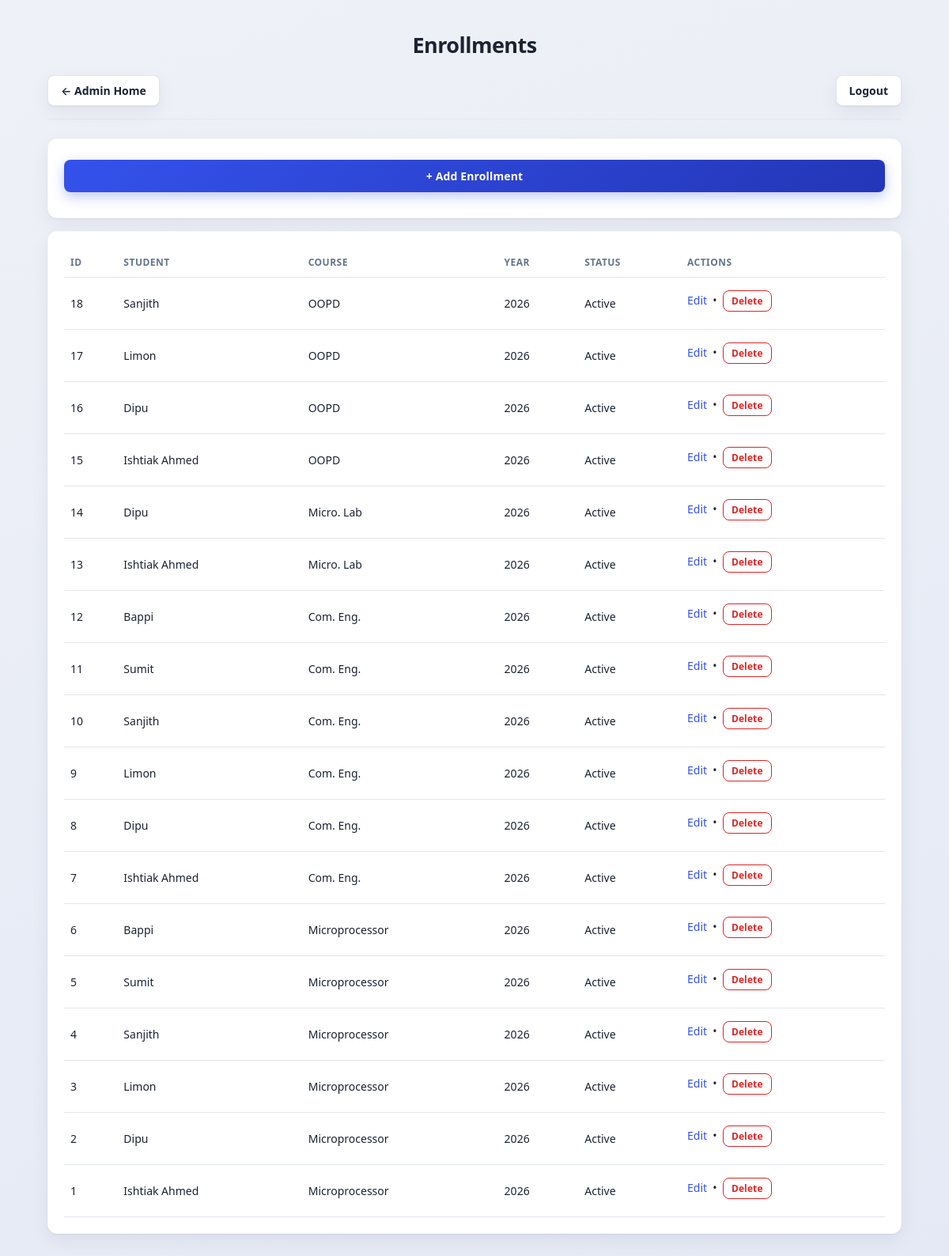
Screenshot of /admin/enrollments/ (signed in) with the database file from the repository.
### tables this page shows
CREATE TABLE Enrollments(
    enrollment_id INTEGER PRIMARY KEY AUTOINCREMENT,
    student_id TEXT NOT NULL,
    offering_id INTEGER NOT NULL,
    status TEXT DEFAULT 'Active',
    FOREIGN KEY(student_id) REFERENCES Students(student_id),
    FOREIGN KEY(offering_id) REFERENCES CourseOfferings(offering_id),
    UNIQUE(student_id, offering_id)
);

CREATE TABLE Students(

student_id TEXT PRIMARY KEY,

name TEXT NOT NULL,

batch INTEGER,

rfid_uid TEXT UNIQUE

);

CREATE TABLE "CourseOfferings"(
        offering_id INTEGER PRIMARY KEY AUTOINCREMENT,
        course_code TEXT NOT NULL,
        academic_year INTEGER NOT NULL,
        assigned_teacher_id TEXT, archived INTEGER NOT NULL DEFAULT 0,
        FOREIGN KEY(course_code) REFERENCES Courses(course_code),
        FOREIGN KEY(assigned_teacher_id) REFERENCES Teachers(teacher_id),
        UNIQUE(course_code, academic_year)
    );

### admin.py (the view)
@admin_bp.route("/<entity>/")
@login_required(role="admin")
def entity_list(entity):
    if entity not in ENTITY_META:
        return redirect(url_for("admin.dashboard"))
    conn = get_connection()
    cur = conn.cursor()
    columns, rows = LIST_BUILDERS[entity](cur)
    conn.close()
    return render_template(
        "admin_entity_list.html",
        entity=entity,
        entity_label=ENTITY_META[entity]["label"],
        pk_field=ENTITY_META[entity]["pk"],
        columns=columns,
        rows=rows,
    )

### admin.py (called while the page is built)
def _list_enrollments(cur):
    columns = [("enrollment_id", "ID"), ("student_name", "Student"), ("course_name", "Course"), ("academic_year", "Year"), ("status", "Status")]
    cur.execute(
        """
        SELECT
            Enrollments.enrollment_id,
            Students.name AS student_name,
            COALESCE(Courses.course_name, CourseOfferings.course_code, '(offering missing)') AS course_name,
            CourseOfferings.academic_year,
            Enrollments.status
        FROM Enrollments
        LEFT JOIN Students ON Students.student_id = Enrollments.student_id
        LEFT JOIN CourseOfferings ON CourseOfferings.offering_id = Enrollments.offering_id
        LEFT JOIN Courses ON Courses.course_code = CourseOfferings.course_code
        ORDER BY Enrollments.enrollment_id DESC
        """
    )
    return columns, cur.fetchall()

### database.py (called while the page is built, shortened)
def _ensure_schema(conn):
    global _SCHEMA_CHECKED
    if _SCHEMA_CHECKED:
        return

def get_connection():
    conn = sqlite3.connect(DATABASE)
    conn.row_factory = sqlite3.Row
    _ensure_schema(conn)
    return conn

### ui.py (called while the page is built)
def login_required(role=None):
    def decorator(view):
        @wraps(view)
        def wrapped(*args, **kwargs):
            user_role = session.get("role")
            if not user_role:
                return redirect(url_for("ui.login"))
            if role and user_role != role:
                return redirect(url_for("ui.teacher_dashboard" if user_role == "teacher" else "ui.student_dashboard"))
            return view(*args, **kwargs)
        return wrapped
    return decorator

### templates/admin_entity_list.html (shortened to what this page needs)
<!doctype html>
<html lang="en">
<head>
  <link rel="stylesheet" href="{{ url_for('static', filename='styles.css') }}" />
</head>
<body>
  <div class="container">
    <h1 class="page-title">{{ entity_label }}s</h1>
    <div class="top">
      <a class="logout-btn" href="{{ url_for('admin.dashboard') }}">← Admin Home</a>
      <a class="logout-btn" href="{{ url_for('ui.logout') }}">Logout</a>
    </div>
    <div class="card" style="margin-bottom:16px;">
      <a href="{{ url_for('admin.entity_new', entity=entity) }}">
        <button type="button">+ Add {{ entity_label }}</button>
      </a>
    </div>
    <div class="card">
      {% if rows %}
      <table>
        <thead>
          <tr>
            {% for col_name, col_label in columns %}<th>{{ col_label }}</th>{% endfor %}
            <th>Actions</th>
          </tr>
        </thead>
        <tbody>
          {% for row in rows %}
          <tr>
            {% for col_name, col_label in columns %}
            <td>{{ row[col_name] if row[col_name] is not none else '—' }}</td>
            {% endfor %}
            <td>
              <a href="{{ url_for('admin.entity_edit', entity=entity, pk=row[pk_field]) }}">Edit</a>
              &nbsp;•&nbsp;
              <form method="post" action="{{ url_for('admin.entity_delete', entity=entity, pk=row[pk_field]) }}"
                    style="display:inline;"
                    onsubmit="return confirm('Delete this {{ entity_label|lower }}? This cannot be undone.');">
                <button type="submit" class="btn-ghost-danger" style="width:auto; min-width:0; padding:4px 10px; font-size:12px;">Delete</button>
              </form>
            </td>
          </tr>
          {% endfor %}
        </tbody>
      </table>
      {% else %}
      <p class="empty-note">No {{ entity_label|lower }}s yet.</p>
      {% endif %}
    </div>
  </div>
</body>
</html>

### static/styles.css (style rules this page uses)
:root { --bg: #eef1f7; --bg-gradient: linear-gradient(160deg, #eef1f7 0%, #e4e9f5 100%); --card: #ffffff; --text: #1b2333; --muted: #64748b; --line: #e2e6ee; --primary: #3452eb; --primary-dark: #2436b8; --primary-soft: #eef0fe; --danger: #dc2626; --danger-soft: #fdecec; --good: #15803d; --good-soft: #e3f6e9; --good-strong: #0f9d58; --warn: #4d7c0f; --warn-soft: #eef8e0; --radius: 12px; --shadow: 0 1px 2px rgba(20, 25, 45, 0.06), 0 8px 24px rgba(20, 25, 45, 0.06); }
body { margin: 0; font-family: "Segoe UI", "Inter", system-ui, -apple-system, Arial, sans-serif; background: var(--bg-gradient); color: var(--text); min-height: 100vh; box-sizing: border-box; }
.container { max-width: 1080px; margin: 0 auto; padding: 32px 20px 60px; }
.top { display: flex; justify-content: space-between; align-items: center; margin-bottom: 24px; padding-bottom: 16px; border-bottom: 1px solid var(--line); }
.page-title { text-align: center; font-size: 27px; font-weight: 800; letter-spacing: -0.02em; margin: 6px 0 20px; color: var(--text); }
.logout-btn { display: inline-flex; align-items: center; gap: 6px; padding: 9px 16px; border-radius: 8px; background: var(--card); border: 1px solid var(--line); color: var(--text); font-size: 14px; font-weight: 600; box-shadow: var(--shadow); transition: all 0.15s ease; }
.card { background: var(--card); border-radius: var(--radius); padding: 20px; box-shadow: var(--shadow); border: 1px solid rgba(20, 25, 45, 0.03); }
.card + .card { margin-top: 16px; }
a { color: var(--primary); text-decoration: none; }
input, select, button { width: 100%; padding: 11px 12px; border: 1px solid var(--line); border-radius: 8px; margin-top: 6px; margin-bottom: 12px; font-size: 14px; font-family: inherit; background: #fff; color: var(--text); }
button { background: linear-gradient(135deg, var(--primary), var(--primary-dark)); color: white; border: 0; cursor: pointer; font-weight: 600; letter-spacing: 0.01em; box-shadow: 0 6px 16px rgba(52, 82, 235, 0.3); transition: transform 0.1s ease, box-shadow 0.15s ease; }
table { width: 100%; border-collapse: collapse; background: var(--card); font-size: 14px; }
th, td { border-bottom: 1px solid var(--line); padding: 10px 8px; text-align: left; }
th { background: transparent; color: var(--muted); font-size: 12px; text-transform: uppercase; letter-spacing: 0.04em; font-weight: 700; }
.btn-ghost-danger { background: #fff; color: var(--danger); border: 1px solid var(--danger); box-shadow: none; width: auto; min-width: 160px; }

### rows the page displays
Enrollments: enrollment_id "18" "Sanjith" "OOPD" "2026" "Active"
Enrollments: enrollment_id "17" "Limon" "OOPD" "2026" "Active"
Enrollments: enrollment_id "16" "Dipu" "OOPD" "2026" "Active"
Enrollments: enrollment_id "15" "Ishtiak Ahmed" "OOPD" "2026" "Active"
Enrollments: enrollment_id "14" "Dipu" "Micro. Lab" "2026" "Active"
Enrollments: enrollment_id "13" "Ishtiak Ahmed" "Micro. Lab" "2026" "Active"
Enrollments: enrollment_id "12" "Bappi" "Com. Eng." "2026" "Active"
Enrollments: enrollment_id "11" "Sumit" "Com. Eng." "2026" "Active"
Enrollments: enrollment_id "10" "Sanjith" "Com. Eng." "2026" "Active"
Enrollments: enrollment_id "9" "Limon" "Com. Eng." "2026" "Active"
Enrollments: enrollment_id "8" "Dipu" "Com. Eng." "2026" "Active"
Enrollments: enrollment_id "7" "Ishtiak Ahmed" "Com. Eng." "2026" "Active"
Enrollments: enrollment_id "6" "Bappi" "Microprocessor" "2026" "Active"
Enrollments: enrollment_id "5" "Sumit" "Microprocessor" "2026" "Active"
Enrollments: enrollment_id "4" "Sanjith" "Microprocessor" "2026" "Active"
Enrollments: enrollment_id "3" "Limon" "Microprocessor" "2026" "Active"
Enrollments: enrollment_id "2" "Dipu" "Microprocessor" "2026" "Active"
Enrollments: enrollment_id "1" "Ishtiak Ahmed" "Microprocessor" "2026" "Active"

### other values shown
{{ entity_label }} "Enrollment"
{{ col_label }} "ID" "STUDENT" "COURSE" "YEAR" "STATUS"
